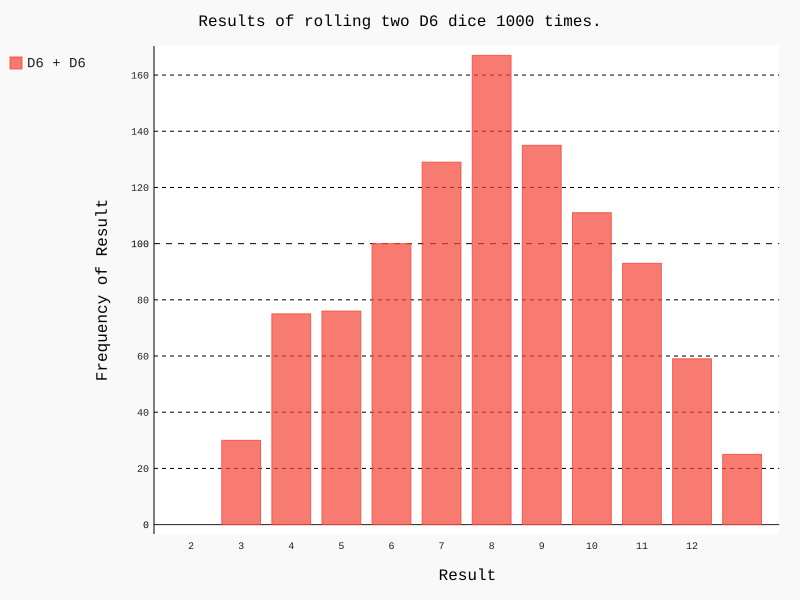

Reproduce this figure in Python.
from die import Die
import os
import pygal

# 修改当前工作目录为指定目录
os.chdir('Python编程从入门到实践\\Datavisualization')
# # 打印修改后的当前工作目录
# print("修改后的工作目录:", os.getcwd())

# 创建一个D6
die_1 = Die()
die_2 = Die()

results = []
# 掷几次骰子，并将结果存储在一个列表中
for roll_num in range(1000):
    result = die_1.roll() + die_2.roll()
    results.append(result)

# 分析结果
frequencies = []
for value in range(1,die_1.num_sides + die_2.num_sides + 1):
    frequency = results.count(value)
    frequencies.append(frequency)

# print(frequencies)

# 对结果进行可视化
hist = pygal.Bar()
hist.title = "Results of rolling two D6 dice 1000 times."
hist.x_labels = ['2', '3', '4', '5', '6', '7', '8', '9', '10', '11', '12']
hist.x_title = "Result"
hist.y_title = "Frequency of Result"

# add()将一系列值添加到图表中（向它传递要给添加的值指定的标签，还有一个列表，其中包含将出现在图表中的值）
hist.add('D6 + D6',frequencies)
# 将这个图表渲染为一个SVG文件，文件的扩展名必须为.svg
hist.render_to_file('dice_visual.svg')
